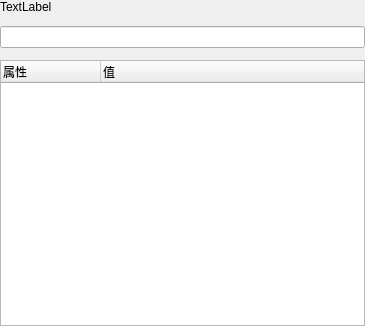
<?xml version="1.0" encoding="UTF-8"?>
<ui version="4.0">
 <class>FormPinAttribute</class>
 <widget class="QWidget" name="FormPinAttribute">
  <property name="geometry">
   <rect>
    <x>0</x>
    <y>0</y>
    <width>365</width>
    <height>326</height>
   </rect>
  </property>
  <property name="windowTitle">
   <string>Form</string>
  </property>
  <layout class="QGridLayout" name="gridLayout">
   <property name="leftMargin">
    <number>0</number>
   </property>
   <property name="topMargin">
    <number>0</number>
   </property>
   <property name="rightMargin">
    <number>0</number>
   </property>
   <property name="bottomMargin">
    <number>0</number>
   </property>
   <property name="verticalSpacing">
    <number>12</number>
   </property>
   <item row="0" column="0">
    <widget class="QLabel" name="label">
     <property name="text">
      <string>TextLabel</string>
     </property>
    </widget>
   </item>
   <item row="1" column="0">
    <widget class="QLineEdit" name="lineEdit"/>
   </item>
   <item row="2" column="0">
    <widget class="QTreeWidget" name="treeWidget">
     <column>
      <property name="text">
       <string>属性</string>
      </property>
     </column>
     <column>
      <property name="text">
       <string>值</string>
      </property>
     </column>
    </widget>
   </item>
  </layout>
 </widget>
 <resources/>
 <connections/>
</ui>
